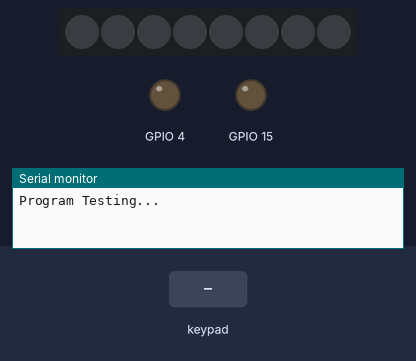
The sketch below on a simulated ESP32. Shown: 8 RGB LEDs in strip order, left to right, output pins drawn as LEDs (lit = HIGH), the last lines printed to the serial monitor. Inputs (shaded band) come from the test bench.

Above: at 1.2 s.
1.3 s: keypad keys 0 0 0 0 * pressed 0.4 s apart
At 1.7 s:
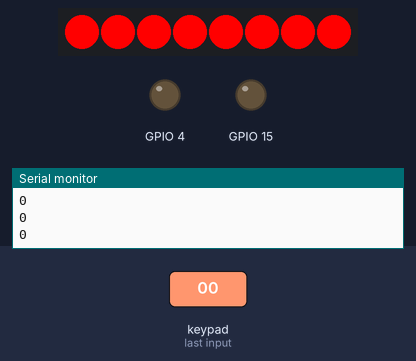
4.8 s: key 'D' pressed
At 5.3 s:
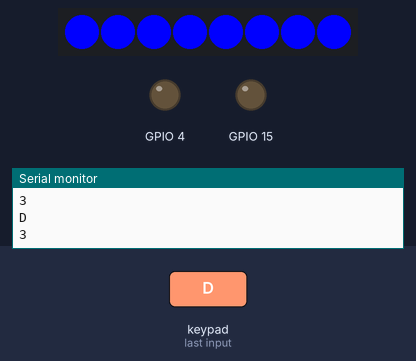
7.9 s: keypad keys 0 0 0 0 # pressed 0.4 s apart
At 10.3 s:
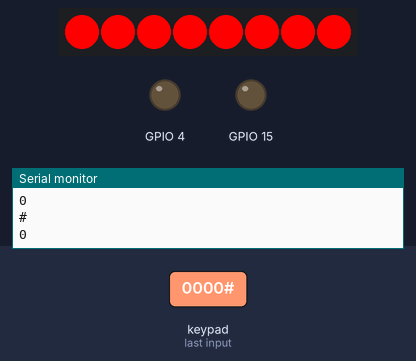
Timing chart, 0 to 11.8 s (numbered marks = the images above; inputs shaded):
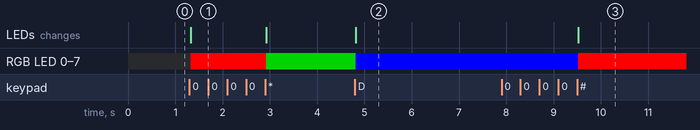

Measured:
- after the input at 1.3 s, RGB LED 0–7: off → RGB(255, 0, 0) at once, → RGB(0, 128, 0) 1.6 s later; the LEDs: change at once (image 1)
- after the input at 4.8 s, RGB LED 0–7: RGB(0, 128, 0) → RGB(0, 0, 255) at once; the LEDs: change at once (image 2)
- after the input at 7.9 s, RGB LED 0–7: RGB(0, 0, 255) → RGB(255, 0, 0) after 1.6 s; the LEDs: change after 1.6 s (image 3)

The sketch:

lock_2.ino
```cpp
//LIB
#include "Adafruit_Keypad.h"
#include <FastLED.h>

//鍵盤設定
const byte ROWS = 4;
const byte COLS = 4;
char keys[ROWS][COLS] = {
  {'1','2','3','A'},
  {'4','5','6','B'},
  {'7','8','9','C'},
  {'*','0','#','D'}
};
byte rowPins[ROWS] = {32, 33, 25, 26}; //定義列的腳位
byte colPins[COLS] = {27, 14, 12, 13}; //定義行的腳位
Adafruit_Keypad customKeypad = Adafruit_Keypad( makeKeymap(keys), rowPins, colPins, ROWS, COLS);

//密碼初始化
String PW = "0000";
String N_PW = "";
String K = "";
String Num = "";

//狀態
int Lock_State = 0; //LOCK:0; UNLOCK:1; CHANGE_PW:3

//LED
#define NUM_LEDS 8  //LED數量
#define DATA_PIN 2
CRGB leds[NUM_LEDS];

void setup() {
  Serial.begin(9600);
  Serial.println("Program Testing...");

  //鍵盤設定
  customKeypad.begin();

  //LED模組設定
  pinMode(4, OUTPUT);
  pinMode(15, OUTPUT);
  FastLED.addLeds<NEOPIXEL, DATA_PIN>(leds, NUM_LEDS);
}

void loop() {
  customKeypad.tick();  // 開始偵測使用者的按鍵狀態

  while(customKeypad.available()){
    keypadEvent e = customKeypad.read();
    Num = (char)e.bit.KEY;
    if(e.bit.EVENT == KEY_JUST_PRESSED){
      if(Num != "*"){
        K = K + Num;
      }
      else if(Num == "*"){  //密碼檢查
        if(K == PW){     //正確亮綠色0.5s並清空
          Lock_State = 1;
        }
        else if(K != PW)  K = "";
      }

      if(Lock_State == 1){
        K = "";
        if(Num == "D")  Lock_State = 3;
        if(Num == "A")  LOCK_IT();
      }
      else if(Lock_State == 3){
        if(Num != "#"){
          N_PW = N_PW + Num;
        }
        else if(Num == "#"){
          PW = N_PW;
          N_PW = "";
          LOCK_IT();
        }
      }
    }

    if(Lock_State == 1) LED_MODE(1);
    else if(Lock_State == 0)  LED_MODE(2);  //常亮紅色
    else if(Lock_State == 3)  LED_MODE(3);

    if(Num == "C") K = "";  //清空鍵盤

    Serial.println(Num);
    Serial.println(K);
    Serial.println(Lock_State);
  }
  delay(10);
}

void LED_MODE(int mode){
  if(mode == 1){
    for(int i=0;i<8;i++){
    leds[i] = CRGB::Green;
    FastLED.show();
    }
  }
  else if(mode == 2){
    for(int i=0;i<8;i++){
    leds[i] = CRGB::Red;
    FastLED.show();
    }
  }
  else if(mode == 3){
    for(int i=0;i<8;i++){
    leds[i] = CRGB::Blue;
    FastLED.show();
    }
  }
}

void LOCK_IT(){
  Lock_State = 0;
  K = "";
}
```
